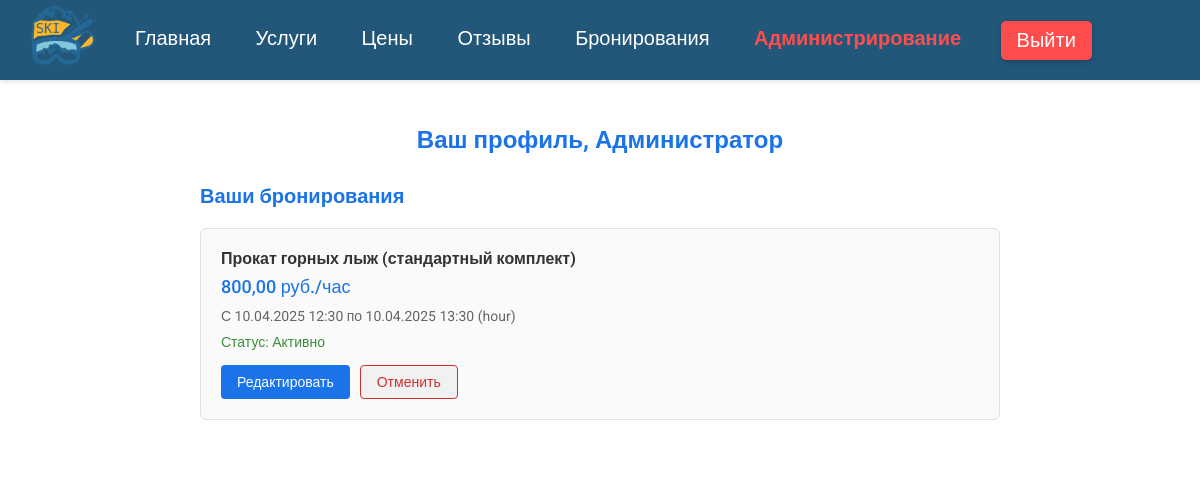
/profile/ (signed in), run on an earlier commit of the app's database.
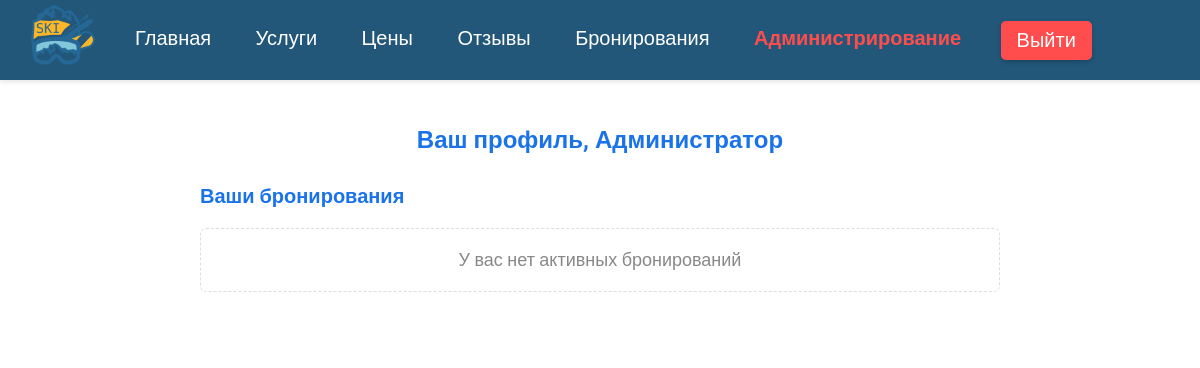
And on a later commit of the database.
### core/models.py (models this page shows, shortened)
class Booking(models.Model):
    STATUS_CHOICES = (
        ('active', _('Активно')),
        ('completed', _('Завершено')),
        ('canceled', _('Отменено')),
    )
    user = models.ForeignKey(
        CustomUser,
        on_delete=models.CASCADE,
        verbose_name=_("Пользователь"),
        related_name='bookings'
    )
    service = models.ForeignKey(
        Service,
        on_delete=models.PROTECT,
        null=True,  # Разрешаем NULL
        blank=True,  # Необязательное поле
        verbose_name=_("Услуга"),
        related_name='bookings'
    )
    equipment = models.ForeignKey(
        Equipment,
        on_delete=models.SET_NULL,
        null=True,
        blank=True,
        verbose_name=_("Оборудование"),
        related_name='bookings'
    )
    start_date = models.DateTimeField(
        null=True,  # Разрешаем NULL
        blank=True,
        verbose_name=_("Дата начала")
    )
    end_date = models.DateTimeField(
        null=True,  # Разрешаем NULL
        blank=True,
        verbose_name=_("Дата окончания")
    )
    duration_type = models.CharField(
        max_length=10,
        choices=[('hour', _('Час')), ('day', _('День'))],
        default='hour',
        verbose_name=_("Тип длительности")
    )
    total_cost = models.DecimalField(
        max_digits=10,
        decimal_places=2,
        validators=[MinValueValidator(0)],
        null=True,  # Разрешаем NULL
        blank=True,
        verbose_name=_("Общая стоимость")
    )
    status = models.CharField(
        max_length=10,
        choices=STATUS_CHOICES,
        default='active',
        verbose_name=_("Статус")
    )
    created_at = models.DateTimeField(auto_now_add=True, verbose_name=_("Дата создания"))
    class Meta:
        verbose_name = _("Бронирование")
        verbose_name_plural = _("Бронирования")
        ordering = ['-created_at']

class Service(models.Model):
    SERVICE_TYPES = (
        ('rental', _('Прокат')),
        ('parking', _('Стоянка автомобиля')),
    )
    name = models.CharField(max_length=100, verbose_name=_("Название"))
    service_type = models.CharField(
        max_length=20,
        choices=SERVICE_TYPES,
        default='rental',
        verbose_name=_("Тип услуги")
    )
    price = models.ForeignKey(
        Price,
        on_delete=models.PROTECT,
        null=True,  # Разрешаем NULL, чтобы не зависеть от существующих цен
        blank=True,  # Необязательное поле в формах
        verbose_name=_("Цена"),
        related_name='services'
    )
    description = models.TextField(blank=True, verbose_name=_("Описание"))
    class Meta:
        verbose_name = _("Услуга")
        verbose_name_plural = _("Услуги")

class Price(models.Model):
    name = models.CharField(max_length=100, verbose_name=_("Название"))
    price_per_hour = models.DecimalField(
        max_digits=10,
        decimal_places=2,
        validators=[MinValueValidator(0)],
        verbose_name=_("Цена за час")
    )
    price_per_day = models.DecimalField(
        max_digits=10,
        decimal_places=2,
        validators=[MinValueValidator(0)],
        verbose_name=_("Цена за день")
    )
    class Meta:
        verbose_name = _("Цена")
        verbose_name_plural = _("Цены")

### core/views.py (the view)
# urls.py: path('profile/', views.ProfileView.as_view(), name='profile'),
class ProfileView(LoginRequiredMixin, ListView):
    model = Booking
    template_name = 'profile.html'
    context_object_name = 'bookings'
    def get_queryset(self):
        return Booking.objects.filter(
            user=self.request.user,
            status='active'
        ).select_related('service', 'equipment')

### core/templates/profile.html (shortened to what this page needs)
{% extends 'base.html' %}
{% block content %}
<div class="profile-container">
    {% if user.first_name %}
        <h1>Ваш профиль, {{ user.first_name }}{% if user.last_name %} {{ user.last_name }}{% endif %}</h1>
    {% else %}
        <h1>Ваш профиль</h1>
    {% endif %}
    <h2>Ваши бронирования</h2>
    {% if bookings %}
        <ul class="bookings-list">
            {% for booking in bookings %}
                <li class="booking-item">
                    {% if booking.service %}
                        <strong>{{ booking.service.name|default:"Неизвестная услуга" }}</strong>
                        {% if booking.service.price %}
                            <span class="price">
                                {% if booking.duration_type == 'hour' %}
                                    {{ booking.service.price.price_per_hour }} руб./час
                                {% else %}
                                    {{ booking.service.price.price_per_day }} руб./день
                                {% endif %}
                            </span>
                        {% endif %}
                    {% else %}
                        <strong>Бронирование #{{ booking.id }}</strong>
                    {% endif %}
                    <p class="dates">
                        С {{ booking.start_date|date:"d.m.Y H:i" }}
                        по {{ booking.end_date|date:"d.m.Y H:i" }}
                        ({{ booking.duration_type|default:"час" }})
                    </p>
                    <p class="status status-{{ booking.status }}">
                        Статус: {{ booking.get_status_display }}
                    </p>
                    {% if booking.status == 'active' %}
                    <div class="booking-actions">
                        <button class="edit-booking"
                            onclick="openEditModal({{ booking.id }}, '{{ booking.start_date|date:'Y-m-d' }}', '{{ booking.start_date|time:'H:i' }}')">
                            Редактировать
                        </button>
                        <button class="cancel-booking" onclick="cancelBooking({{ booking.id }})">
                            Отменить
                        </button>
                    </div>
                    {% endif %}
                </li>
            {% endfor %}
        </ul>
    {% else %}
        <p class="no-bookings">У вас нет активных бронирований</p>
    {% endif %}
</div>
{% endblock %}

What changed in the data, as far as the page shows it:
removed Booking: service.name "Прокат горных лыж (стандартный комплект)", service.price.price_per_hour "800,00", start_date "10.04.2025 12:30", end_date "10.04.2025 13:30", duration_type "hour", status "Активно"
Also different on the page:
text now shown: "У вас нет активных бронирований"
